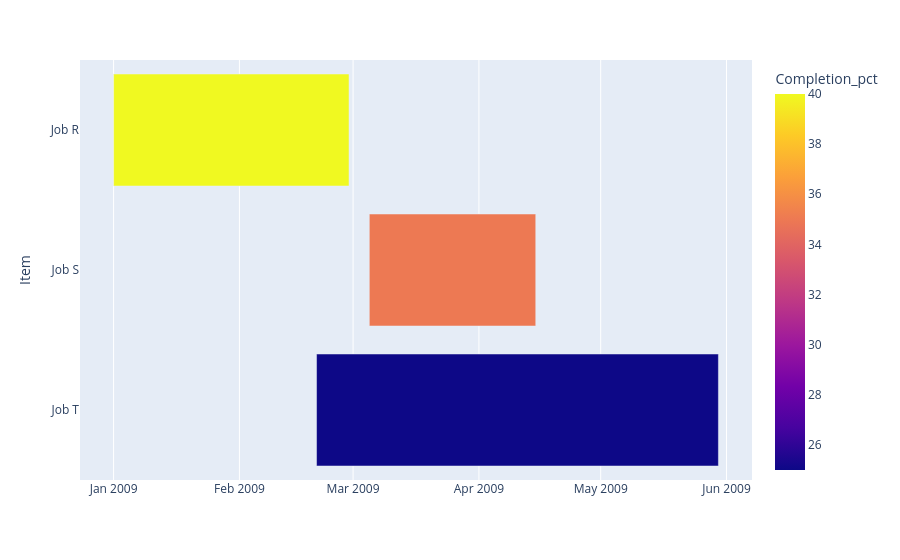

Notebook code for this chart:
### Markdown cell above
## 3. Define the project schedule

A Gantt chart begins with structured project data.

Each task should ideally contain:

- **Task name**
- **Start date**
- **End date**

From the start and end dates we can calculate **duration**.

> Why is storing the schedule in a DataFrame preferable to manually drawing every bar?

### Code cell
df = pd.DataFrame([
    dict (Item="Job R", Start='2009-01-01', Finish='2009-02-28', Completion_pct=40),
    dict (Item="Job S", Start='2009-03-05', Finish='2009-04-15', Completion_pct=35),
    dict (Item="Job T", Start='2009-02-20', Finish='2009-05-30', Completion_pct=25)
])

fig = px.timeline (df, x_start="Start", x_end="Finish", y="Item", color="Completion_pct")
fig.update_yaxes (autorange="reversed")
fig.show()

### Figure 1 — Plotly figure (JSON) as saved in the notebook; plotly's stock layout.template omitted (floating-point values rounded to 4 significant figures)
{"data": [{"base": ["2009-01-01T00:00:00.000000", "2009-03-05T00:00:00.000000", "2009-02-20T00:00:00.000000"], "hovertemplate": "Start=%{base}<br>Finish=%{x}<br>Item=%{y}<br>Completion_pct=%{marker.color}<extra></extra>", "legendgroup": "", "marker": {"color": [40, 35, 25], "coloraxis": "coloraxis", "pattern": {"shape": ""}}, "name": "", "orientation": "h", "showlegend": false, "textposition": "auto", "type": "bar", "x": [5011200000, 3542400000, 8553600000], "xaxis": "x", "y": ["Job R", "Job S", "Job T"], "yaxis": "y"}], "layout": {"barmode": "overlay", "coloraxis": {"colorbar": {"title": {"text": "Completion_pct"}}, "colorscale": [[0, "#0d0887"], [0.1111, "#46039f"], [0.2222, "#7201a8"], [0.3333, "#9c179e"], [0.4444, "#bd3786"], [0.5556, "#d8576b"], [0.6667, "#ed7953"], [0.7778, "#fb9f3a"], [0.8889, "#fdca26"], [1, "#f0f921"]]}, "legend": {"tracegroupgap": 0}, "margin": {"t": 60}, "xaxis": {"anchor": "y", "domain": [0, 1], "type": "date"}, "yaxis": {"anchor": "x", "autorange": "reversed", "domain": [0, 1], "title": {"text": "Item"}}}}
